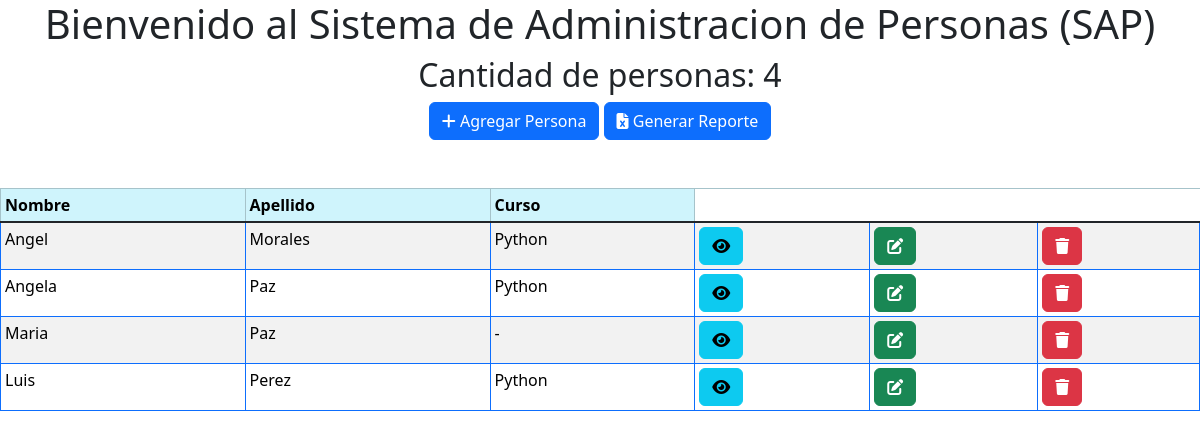
The app's page /, older data.
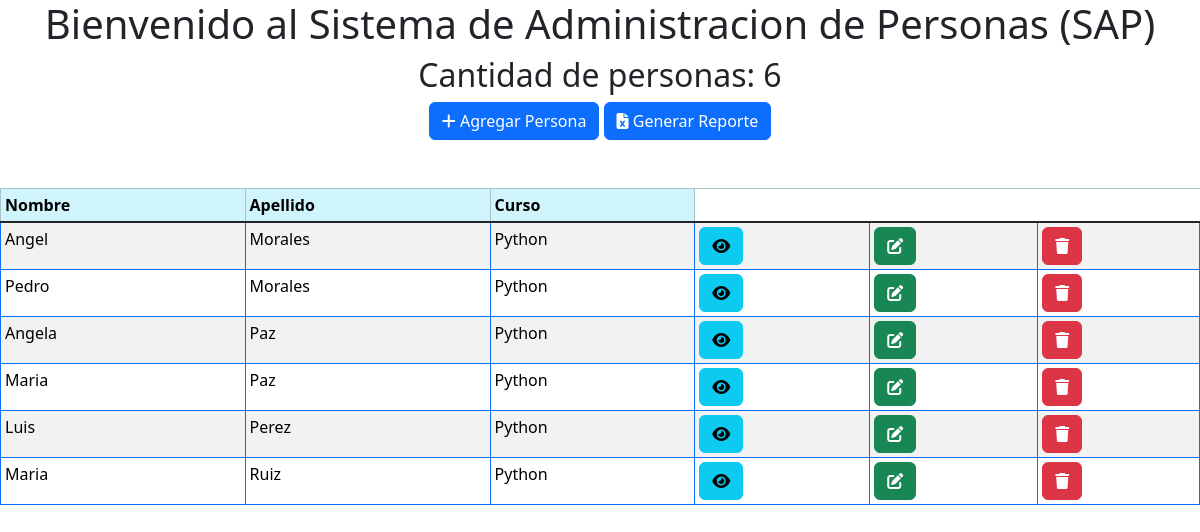
The same page, newer data.
### personas/models.py (models this page shows, shortened)
class Persona(models.Model):
    SEXO = [
        ("M", "Masculino"),
        ("F", "Femenino"),
    ]
    nombre = models.CharField(max_length=20)
    apellido = models.CharField(max_length=20)
    sexo = models.CharField(max_length=1, choices=SEXO, null=True)
    email = models.CharField(max_length=50)
    curso = models.ForeignKey(Curso, on_delete=models.SET_NULL, null=True)
    activo = models.BooleanField(default=True)

class Curso(models.Model):
    nombre = models.CharField(max_length=20, null=True)
    horas = models.IntegerField(null=True)
    profesor = models.CharField(max_length=100, null=True)
    def __str__(self):
        return f'{self.nombre}'

### webapp/views.py (the view)
# urls.py: path('',bienvenida2, name='inicio'),
def bienvenida2(request):
    cantidad_personas = Persona.objects.count()
    personas = Persona.objects.order_by('apellido', 'nombre')
    dict_datos = {'cantidad_personas':cantidad_personas, 'personas':personas}
    pagina = loader.get_template('bienvenida.html')
    return HttpResponse(pagina.render(dict_datos, request))

### webapp/templates/bienvenida.html (shortened to what this page needs)
<!DOCTYPE html>
<html lang="en">
<head>
    {% load static %}
    <link href="{% static 'fontawesomefree/css/fontawesome.css' %}" rel="stylesheet" type="text/css">
    <link href="{% static 'fontawesomefree/css/brands.css' %}" rel="stylesheet" type="text/css">
    <link href="{% static 'fontawesomefree/css/solid.css' %}" rel="stylesheet" type="text/css">
    <link href="https://cdn.jsdelivr.net/npm/bootstrap@5.3.2/dist/css/bootstrap.min.css" rel="stylesheet">
</head>
<body>
<div class="panel panel-primary" align="center">
    <div class="panel-heading">
    <h1>Bienvenido al Sistema de Administracion de Personas (SAP)</h1>
    </div>
<h2>Cantidad de personas: {{cantidad_personas}}</h2>
</div>
<div align="center" class="">
    <a href="agregar_persona/" class="btn btn-primary"><i class="fa-solid fa-plus"></i> Agregar Persona</a>
    <a href="generar_reporte/" class="btn btn-primary"><i class="fa-solid fa-file-excel"></i> Generar Reporte</a>
</div>
    <br>
    <br>
<table class="table table-hover table-striped table-bordered border-primary table-sm" style="width:100%">
    <thead>
        <tr scope="row" class="table-info">
            <th scope="col">Nombre</th>
            <th scope="col">Apellido</th>
            <th scope="col">Curso</th>
        </tr>
    </thead>
    <tbody class="table-group-divider">
        {% for persona in personas %}
            <tr scope="row">
                <td>{{persona.nombre}}</td>
                <td>{{persona.apellido}}</td>
                <td>{{persona.curso|default_if_none:"-" }}</td>
                <td><a href="ver_persona/{{persona.id}}" class="btn btn-info"><i class="fa-solid fa-eye"></i></a> </td>
                <td><a href="modificar_persona/{{persona.id}}" class="btn btn-success"><i class="fa-solid fa-pen-to-square"></i></a></td>
                <td><a href="eliminar_persona/{{persona.id}}" class="btn btn-danger"><i class="fa-solid fa-trash"></i></a></td>
            </tr>
        {% endfor %}
    </tbody>
</table>
</body>
</html>

Row changes from the older to the newer data that the page shows:
added Persona: nombre "Pedro", apellido "Morales", curso "Python"
changed Persona (number 4 of 6 on the later page): curso "-" → "Python"
added Persona: nombre "Maria", apellido "Ruiz", curso "Python"
Text that changed along with them:
{{ cantidad_personas }}: "4" → "6"
